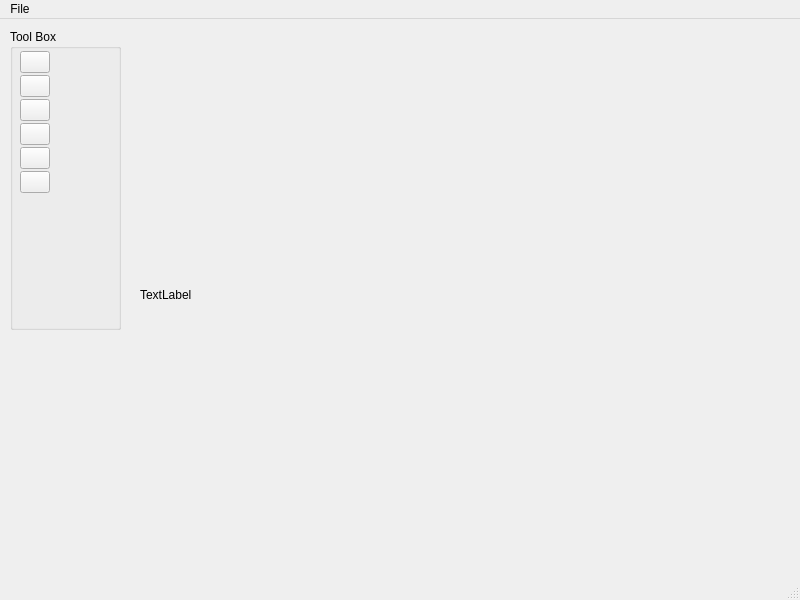
<?xml version="1.0" encoding="UTF-8"?>
<ui version="4.0">
 <class>MainWindow</class>
 <widget class="QMainWindow" name="MainWindow">
  <property name="geometry">
   <rect>
    <x>0</x>
    <y>0</y>
    <width>800</width>
    <height>600</height>
   </rect>
  </property>
  <property name="windowTitle">
   <string>MainWindow</string>
  </property>
  <widget class="QWidget" name="centralwidget">
   <widget class="QGroupBox" name="groupBox">
    <property name="geometry">
     <rect>
      <x>10</x>
      <y>10</y>
      <width>111</width>
      <height>301</height>
     </rect>
    </property>
    <property name="title">
     <string>Tool Box</string>
    </property>
    <widget class="QWidget" name="layoutWidget">
     <property name="geometry">
      <rect>
       <x>10</x>
       <y>20</y>
       <width>30</width>
       <height>146</height>
      </rect>
     </property>
     <layout class="QVBoxLayout" name="verticalLayout">
      <property name="spacing">
       <number>0</number>
      </property>
      <item>
       <widget class="QPushButton" name="pushButtonRectangle">
        <property name="text">
         <string/>
        </property>
        <property name="icon">
         <iconset>
          <normaloff>PaintIcons/rect.png</normaloff>PaintIcons/rect.png</iconset>
        </property>
       </widget>
      </item>
      <item>
       <widget class="QPushButton" name="pushButtonEllipse">
        <property name="text">
         <string/>
        </property>
        <property name="icon">
         <iconset>
          <normaloff>PaintIcons/ellipse.png</normaloff>PaintIcons/ellipse.png</iconset>
        </property>
       </widget>
      </item>
      <item>
       <widget class="QPushButton" name="pushButtonLine">
        <property name="text">
         <string/>
        </property>
        <property name="icon">
         <iconset>
          <normaloff>PaintIcons/line.png</normaloff>PaintIcons/line.png</iconset>
        </property>
       </widget>
      </item>
      <item>
       <widget class="QPushButton" name="pushButtonRoundRectangle">
        <property name="text">
         <string/>
        </property>
        <property name="icon">
         <iconset>
          <normaloff>PaintIcons/roundrectangle.png</normaloff>PaintIcons/roundrectangle.png</iconset>
        </property>
       </widget>
      </item>
      <item>
       <widget class="QPushButton" name="pushButtonPolygon">
        <property name="text">
         <string/>
        </property>
        <property name="icon">
         <iconset>
          <normaloff>PaintIcons/polygon.png</normaloff>PaintIcons/polygon.png</iconset>
        </property>
       </widget>
      </item>
      <item>
       <widget class="QPushButton" name="pushButtonPen">
        <property name="text">
         <string/>
        </property>
        <property name="icon">
         <iconset>
          <normaloff>PaintIcons/icons8-pen-40.png</normaloff>PaintIcons/icons8-pen-40.png</iconset>
        </property>
       </widget>
      </item>
     </layout>
    </widget>
   </widget>
   <widget class="QLabel" name="label">
    <property name="geometry">
     <rect>
      <x>140</x>
      <y>20</y>
      <width>631</width>
      <height>511</height>
     </rect>
    </property>
    <property name="text">
     <string>TextLabel</string>
    </property>
   </widget>
  </widget>
  <widget class="QMenuBar" name="menubar">
   <property name="geometry">
    <rect>
     <x>0</x>
     <y>0</y>
     <width>800</width>
     <height>21</height>
    </rect>
   </property>
   <widget class="QMenu" name="menuFile">
    <property name="title">
     <string>File</string>
    </property>
    <addaction name="actionOpen"/>
    <addaction name="actionSave"/>
    <addaction name="actionSave_As"/>
    <addaction name="actionClose_Window"/>
    <addaction name="actionOpen_New_Window"/>
   </widget>
   <addaction name="menuFile"/>
  </widget>
  <widget class="QStatusBar" name="statusbar"/>
  <action name="actionOpen">
   <property name="text">
    <string>Open</string>
   </property>
  </action>
  <action name="actionSave">
   <property name="text">
    <string>Save</string>
   </property>
  </action>
  <action name="actionSave_As">
   <property name="text">
    <string>Save As</string>
   </property>
   <property name="shortcut">
    <string>Ctrl+Shift+S</string>
   </property>
  </action>
  <action name="actionClose_Window">
   <property name="text">
    <string>Close Window</string>
   </property>
  </action>
  <action name="actionOpen_New_Window">
   <property name="text">
    <string>Open New Window</string>
   </property>
  </action>
 </widget>
 <resources/>
 <connections/>
</ui>
